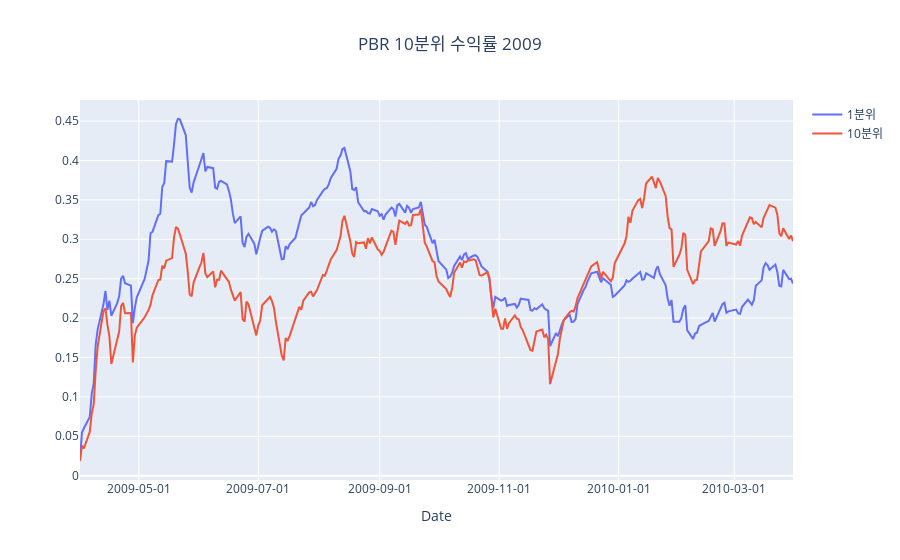
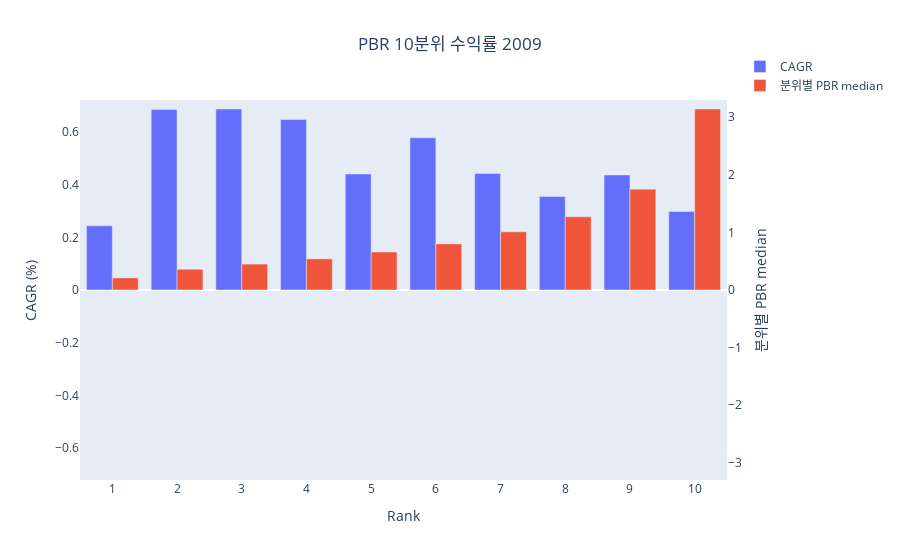
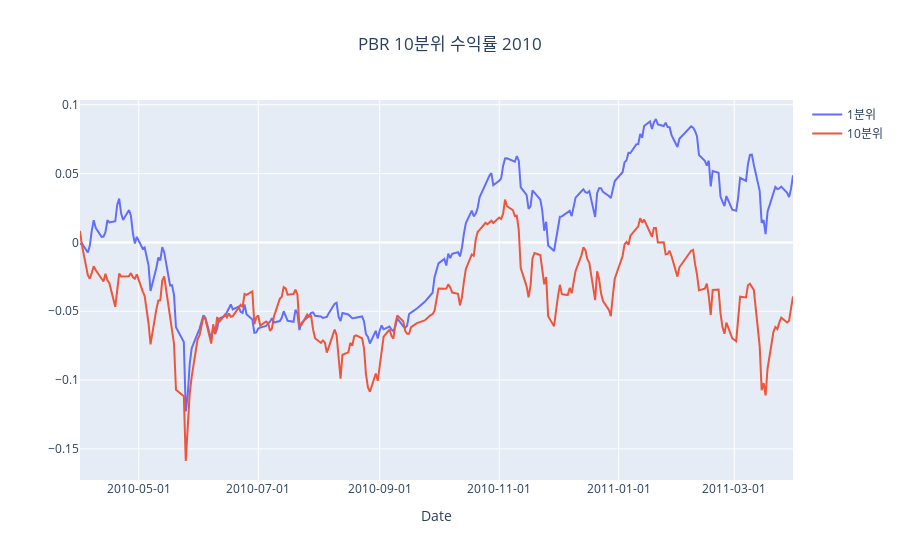
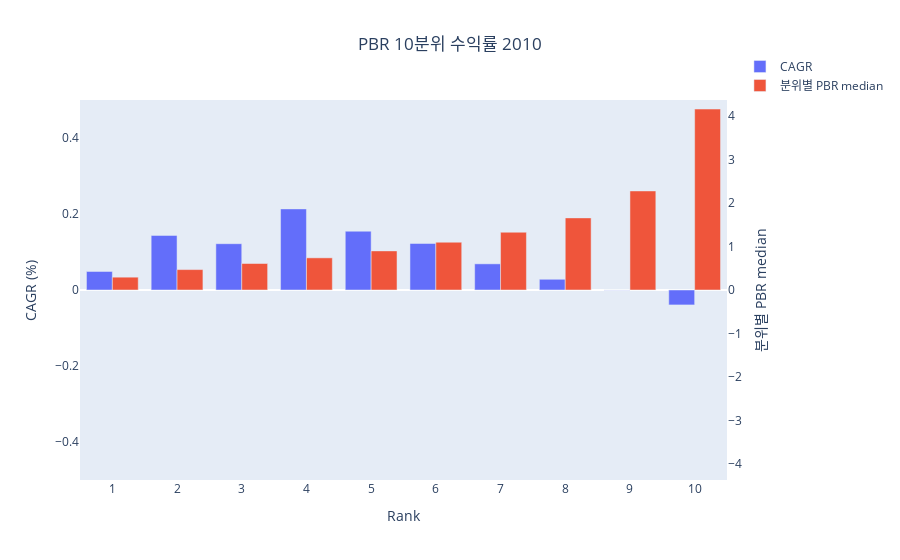

Notebook code for these charts, in order:
### Code cell
container = list()
container1 = list()
container2 = list()
TARGET_YEARS = [year for year in range(2009, 2010 + 1)]
for TARGET_YEAR in TARGET_YEARS:
    dataloader = SingleFactorDataHandler(ts_daily_returns, ts_pbr, TARGET_YEAR)
    ts_rets, pbr = dataloader()
    pbr_stats = SingleFactorStats(ts_rets, pbr, "PBR")
    container2.append(pbr_stats.get_same_weight_returns())
    container1.append(pbr_stats.get_same_weight_ts_prtf_returns())
    container.append(pbr_stats.get_prtf_annual_returns())
    pbr_stats.show_annual_groups_returns()
    pbr_stats.show_annual_groups_stats()

### Figure 1 — Plotly figure (JSON) as saved in the notebook; plotly's stock layout.template omitted (floating-point values rounded to 4 significant figures; data arrays with more than 128 entries replaced by an {"elided": "..."} marker saying what was removed)
{"data": [{"mode": "lines", "name": "1분위", "type": "scatter", "x": {"elided": "253 str values"}, "y": {"elided": "253 float values"}}, {"mode": "lines", "name": "10분위", "type": "scatter", "x": {"elided": "253 str values"}, "y": {"elided": "253 float values"}}], "layout": {"title": {"text": "PBR 10분위 수익률 2009", "x": 0.5}, "xaxis": {"tickformat": "%Y-%m-%d", "title": {"text": "Date"}}}}

### Figure 2 — Plotly figure (JSON) as saved in the notebook; plotly's stock layout.template omitted (floating-point values rounded to 4 significant figures)
{"data": [{"name": "CAGR", "offsetgroup": "0", "type": "bar", "x": [1, 2, 3, 4, 5, 6, 7, 8, 9, 10], "y": [0.2438, 0.6855, 0.6868, 0.6475, 0.4404, 0.5776, 0.4423, 0.355, 0.4367, 0.2977], "yaxis": "y"}, {"name": "분위별 PBR median", "offsetgroup": "1", "type": "bar", "x": [1, 2, 3, 4, 5, 6, 7, 8, 9, 10], "y": [0.21, 0.36, 0.45, 0.54, 0.66, 0.8, 1.01, 1.27, 1.75, 3.14], "yaxis": "y2"}], "layout": {"barmode": "group", "legend": {"yanchor": "bottom"}, "showlegend": true, "title": {"text": "PBR 10분위 수익률 2009", "x": 0.5}, "xaxis": {"dtick": 1, "title": {"text": "Rank"}}, "yaxis": {"range": [-0.7212, 0.7212], "showgrid": false, "side": "left", "title": {"text": "CAGR (%)"}}, "yaxis2": {"overlaying": "y", "range": [-3.297, 3.297], "showgrid": false, "side": "right", "title": {"text": "분위별 PBR median"}}}}

### Figure 3 — Plotly figure (JSON) as saved in the notebook; plotly's stock layout.template omitted (floating-point values rounded to 4 significant figures; data arrays with more than 128 entries replaced by an {"elided": "..."} marker saying what was removed)
{"data": [{"mode": "lines", "name": "1분위", "type": "scatter", "x": {"elided": "250 str values"}, "y": {"elided": "250 float values"}}, {"mode": "lines", "name": "10분위", "type": "scatter", "x": {"elided": "250 str values"}, "y": {"elided": "250 float values"}}], "layout": {"title": {"text": "PBR 10분위 수익률 2010", "x": 0.5}, "xaxis": {"tickformat": "%Y-%m-%d", "title": {"text": "Date"}}}}

### Figure 4 — Plotly figure (JSON) as saved in the notebook; plotly's stock layout.template omitted (floating-point values rounded to 4 significant figures)
{"data": [{"name": "CAGR", "offsetgroup": "0", "type": "bar", "x": [1, 2, 3, 4, 5, 6, 7, 8, 9, 10], "y": [0.04874, 0.1436, 0.1219, 0.2134, 0.1547, 0.1225, 0.06883, 0.0282, -0.0004588, -0.0393], "yaxis": "y"}, {"name": "분위별 PBR median", "offsetgroup": "1", "type": "bar", "x": [1, 2, 3, 4, 5, 6, 7, 8, 9, 10], "y": [0.295, 0.47, 0.61, 0.74, 0.9, 1.1, 1.33, 1.66, 2.28, 4.165], "yaxis": "y2"}], "layout": {"barmode": "group", "legend": {"yanchor": "bottom"}, "showlegend": true, "title": {"text": "PBR 10분위 수익률 2010", "x": 0.5}, "xaxis": {"dtick": 1, "title": {"text": "Rank"}}, "yaxis": {"range": [-0.5, 0.5], "showgrid": false, "side": "left", "title": {"text": "CAGR (%)"}}, "yaxis2": {"overlaying": "y", "range": [-4.373, 4.373], "showgrid": false, "side": "right", "title": {"text": "분위별 PBR median"}}}}
